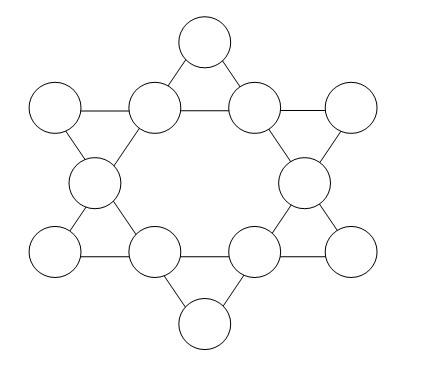
//> input picture opencv/Mat对象操作/Mat_objectOperation/Mat_objectOperation/circle.jpg, 446 x 377 px
$ ./ImageMoments   (built with g++ and OpenCV 4)
//> lines starting //> are read from the running program, lines starting //| are printed output that depends on the picture; after the words box and inside, x2 and y2 are one past the last pixel; in counts of white or black regions, pixels touching at a corner belong together
#include <opencv2/opencv.hpp>
#include <iostream>
#include <math.h>

using namespace std;
using namespace cv;

Mat src, src_gray, dst;
const char* INPUT = "Input";
const char* OUTPUT = "Output";
int thresholdValue = 100;
int thresholdMax = 255;
RNG rng;

void Demo_Moments(int, void*);

int main()
{
	src = imread("circle.jpg");
//> src is the input picture: 377 rows x 446 cols, CV_8UC3; min 0, max 255, mean 251
	if (src.empty())
	{
		cout << "could not load img ..." << endl;
		return -1;
	}
	namedWindow(INPUT, CV_WINDOW_NORMAL);
	namedWindow(OUTPUT, CV_WINDOW_NORMAL);
	imshow(INPUT, src);
	cvtColor(src, src_gray, CV_BGR2GRAY);
	createTrackbar("ThresholdValue", OUTPUT, &thresholdValue, thresholdMax, Demo_Moments);
	Demo_Moments(0, 0);


	waitKey(0);
	return 0;
}

void Demo_Moments(int, void*)
{
	Mat cannyImg;
	vector<vector<Point>> contours;
	vector<Vec4i> hierarchy;

	Canny(src_gray, cannyImg, thresholdValue, thresholdValue * 2, 3, false);
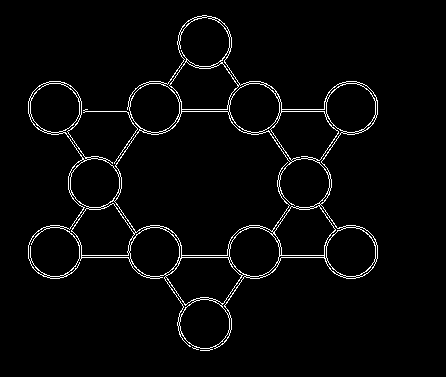
//> cannyImg: 377 rows x 446 cols, CV_8UC1; 3% white in thin lines or dots, all inside (x1, y1, x2, y2) = (28, 15, 378, 351)
	findContours(cannyImg, contours, hierarchy, RETR_TREE, CHAIN_APPROX_SIMPLE, Point(0, 0));
//> contours = 223 contours, 131 with area under 20; largest, box (x1, y1, x2, y2) and area: (28, 15, 378, 351) 57394, (114, 111, 291, 256) 17636, (165, 257, 242, 305) 2499, (270, 111, 339, 161) 2381, (169, 61, 239, 110) 2318

	vector<Moments> contours_moments(contours.size());
//> contours_moments = 223 items
	vector<Point2f> ccs(contours.size());

	for (size_t i = 0; i < contours.size(); i++)
	{
		contours_moments[i] = moments(contours[i]);
		ccs[i] = Point(static_cast<float>(contours_moments[i].m10 / contours_moments[i].m00), static_cast<float>(contours_moments[i].m01 / contours_moments[i].m00));
	}
//> after the loop, ccs = 223 Points (x, y), first 12: [207, 183], [222, 340], [180, 332], [229, 331], [179, 328], [178, 323], [230, 323], [179, 319], [229, 316], [218, 302], [214, 300], [204, 323]
	Mat drawImg;
	src.copyTo(drawImg);
	rng(12345);
	for (size_t j = 0; j < contours.size(); j++)
	{
		Scalar color = Scalar(rng.uniform(0, 256), rng.uniform(0, 256), rng.uniform(0, 256));
		printf("contours %d area: %.2f  arc length: %.2f\n", j, contourArea(contours[j], false),arcLength(contours[j],true));
//> (the run ends here: the program needs code that is not available in this run, at `drawContours(drawImg, contours, j, color, 1, LINE_AA, hieracy, 0, Poin..`)

$ run again, with opencv/Mat对象操作/Mat_objectOperation/Mat_objectOperation/ColorfulFish.jpg copied over opencv/Mat对象操作/Mat_objectOperation/Mat_objectOperation/circle.jpg
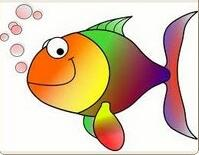
//> input picture opencv/Mat对象操作/Mat_objectOperation/Mat_objectOperation/ColorfulFish.jpg, 199 x 155 px
//> src is the input picture: 155 rows x 199 cols, CV_8UC3; mean B, G, R 171.7, 196, 217.4
//> in main, `cvtColor(src, src_gray, CV_BGR2GRAY);`:
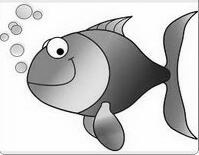
//> src_gray: 155 rows x 199 cols, CV_8UC1; min 0, max 255, mean 199.7
//> in Demo_Moments, `Canny(src_gray, cannyImg, thresholdValue, thresholdValue * 2, 3, false);`:
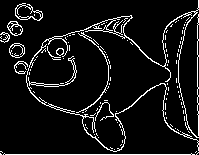
//> cannyImg: 155 rows x 199 cols, CV_8UC1; 8.2% white in thin lines or dots
//> contours = 148 contours, 131 with area under 20; largest, box (x1, y1, x2, y2) and area: (26, 0, 199, 152) 559, (15, 3, 43, 21) 290, (106, 15, 132, 38) 270, (15, 5, 42, 21) 218, (9, 43, 25, 58) 172
//> contours_moments = 148 items
//> the loop in Demo_Moments, `for (size_t i = 0; i < contours.size(); i++)` made 148 passes
//> after the loop in Demo_Moments, `for (size_t i = 0; i < contours.size(); i++)`: ccs = 148 Points (x, y), first 12: [-2.15e+09, -2.15e+09], [0, 153], [-2.15e+09, -2.15e+09], [-2.15e+09, -2.15e+09], [-2.15e+09, -2.15e+09], [-2.15e+09, -2.15e+09], [-2.15e+09, -2.15e+09], [-2.15e+09, -2.15e+09], [-2.15e+09, -2.15e+09], [-2.15e+09, -2.15e+09], [-2.15e+09, -2.15e+09], [-2.15e+09, -2.15e+09]
